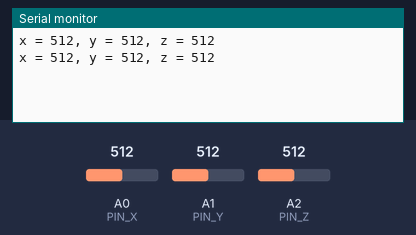
A sketch run on a simulated Arduino Uno, built with avr-gcc and run on an emulated ATmega328P. On the bench: the last lines printed to the serial monitor. The test bench sets the inputs (shaded band); at power-on: A0 (PIN_X) = 512, A1 (PIN_Y) = 512, A2 (PIN_Z) = 512.

Above: at 1.8 s.
1.9 s: A0 (PIN_X) set to 716
At 2.8 s:
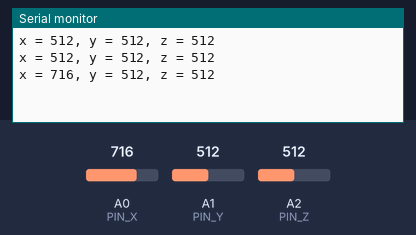
3.4 s: A1 (PIN_Y) set to 716
At 4.7 s:
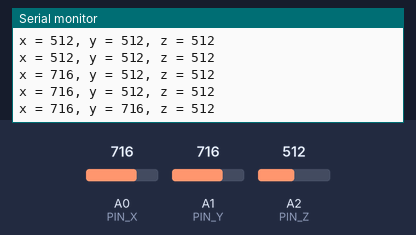
4.9 s: A2 (PIN_Z) set to 716
At 5.7 s:
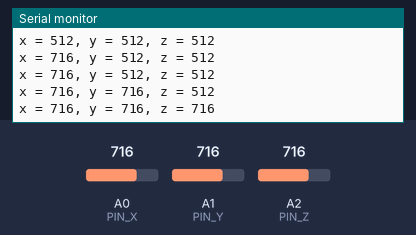
6.4 s: A0 (PIN_X) set to 900
At 7.7 s:
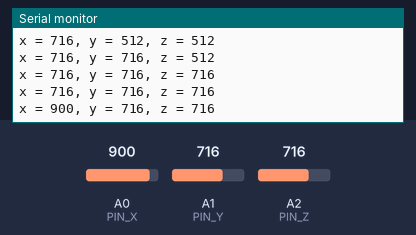
7.9 s: A1 (PIN_Y) set to 900
At 8.8 s:
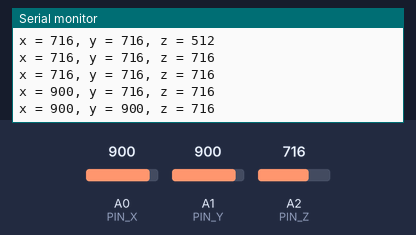
9.4 s: A2 (PIN_Z) set to 900
At 10.8 s:
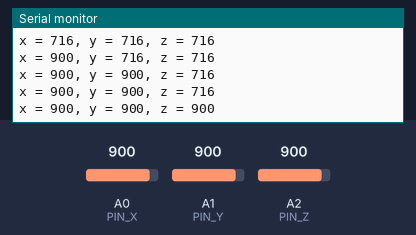
Timing chart, 0 to 11.9 s (numbered marks = the images above; inputs shaded):
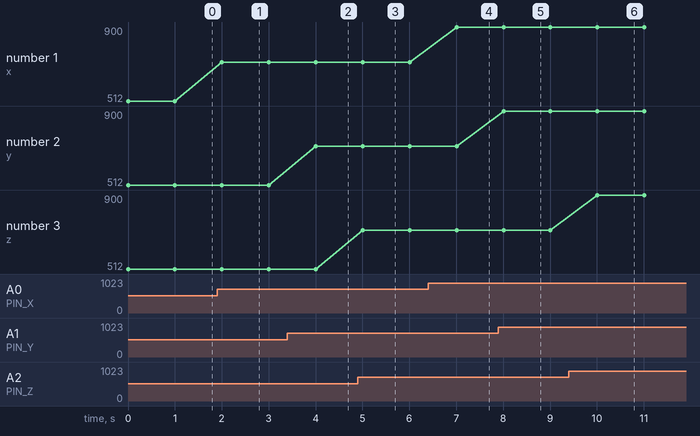

Measured:
- after the input at 1.9 s, the serial monitor: prints a new line after 0.10 s (image 1)
- after the input at 3.4 s, the serial monitor: prints a new line after 0.60 s (image 2)
- after the input at 4.9 s, the serial monitor: prints a new line after 0.11 s (image 3)
- after the input at 6.4 s, the serial monitor: prints a new line after 0.61 s (image 4)
- after the input at 7.9 s, the serial monitor: prints a new line after 0.11 s (image 5)
- after the input at 9.4 s, the serial monitor: prints a new line after 0.61 s (image 6)
- plotted number 1: 512 → 716 after the input at 1.9 s, 716 → 900 after the input at 6.4 s

The sketch:

gyro.ino
```cpp
/*
    ジャイロセンサの値をシリアルモニタに表示するプログラム。
*/

#include <Arduino.h>

#define PIN_X A0
#define PIN_Y A1
#define PIN_Z A2

typedef struct {
  int x;
  int y;
  int z;
} Point;

void gyro_get(Point *out) {
  out->x = analogRead(PIN_X);
  out->y = analogRead(PIN_Y);
  out->z = analogRead(PIN_Z);
}

void setup() {
  Serial.begin(9600);
}

void loop() {
  Point p;
  gyro_get(&p);

  Serial.print("x = ");
  Serial.print(p.x);
  Serial.print(", y = ");
  Serial.print(p.y);
  Serial.print(", z = ");
  Serial.print(p.z);
  Serial.println("");
  delay(1000);
}
```
